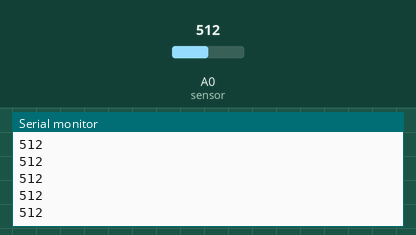
Simulated run of this sketch. Board: Arduino Uno, built with avr-gcc and run on an emulated ATmega328P. On the bench: the last lines printed to the serial monitor. The test bench sets the inputs (shaded band); at power-on: A0 (sensor) = 512.

Above: at 1.2 s.
1.3 s: A0 (sensor) set to 716
At 1.31 s:
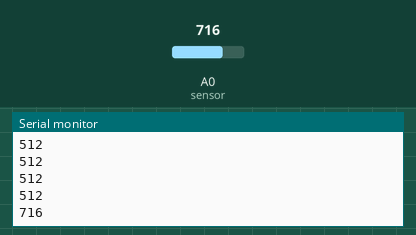
2.8 s: A0 (sensor) set to 900
At 2.81 s:
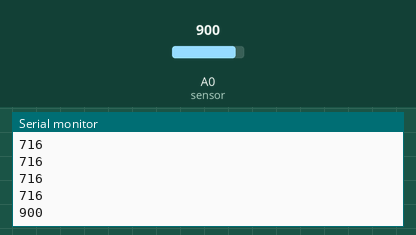
Timing chart, 0 to 5.8 s (numbered marks = the images above; inputs shaded):
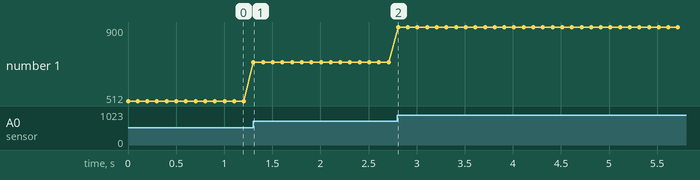

The sketch:

sound_sensor_monitor.ino
```cpp
// Sound Sensor Monitor
// Reads analog value from KY-038 on pin A0.

void setup() {
  Serial.begin(9600); // start serial communication at 9600 baud (speed of data transfer)
}

void loop() {
  int soundValue = analogRead(A0); // read sensor value (0-1023)
  Serial.println(soundValue);      // send value to PC
  delay(100);                      // wait 100ms before next reading
}
```

Measured:
- after the input at 1.3 s, the serial monitor: prints a new line at once (image 1)
- after the input at 2.8 s, the serial monitor: prints a new line at once (image 2)
- plotted number 1: 512 → 716 after the input at 1.3 s, 716 → 900 after the input at 2.8 s
